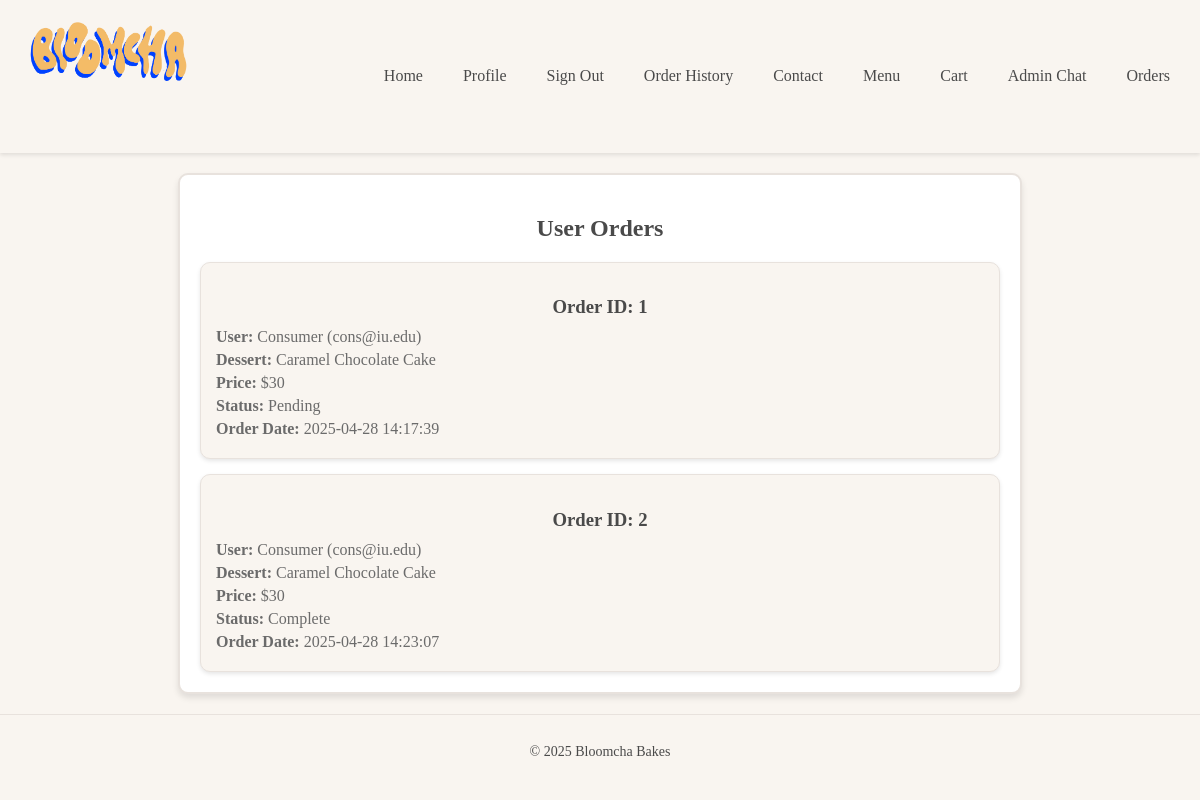
The app's page /admin/orders (signed in) with its own data.
### CreateDatabase.py (models this page shows)
class Order(Base):
    __tablename__ = 'Orders'
    order_id = Column(Integer, primary_key=True)  # Remove autoincrement to allow manual assignment
    user_id = Column(Integer, ForeignKey('Users.user_id'))
    dessert_id = Column(Integer, ForeignKey('Dessert.dessert_id'))
    order_date = Column(String, nullable=False)
    status = Column(String, nullable=False)
    user = relationship("User", back_populates="orders")
    dessert = relationship("Dessert")
    order_details = relationship("OrderDetails", back_populates="order", cascade="all, delete-orphan")

class User(Base):
    __tablename__ = 'Users'
    user_id = Column(Integer, primary_key=True, autoincrement=True)
    username = Column(String, nullable=False, unique=True)
    name = Column(String, nullable=False)
    email = Column(String, nullable=False, unique=True)
    password = Column(String, nullable=False)
    profile_image = Column(String)  # Path or URL to the profile picture
    location = Column(String)
    role = Column(String, nullable=False, default="Buyer")  # Role: "Administrator" or "Buyer"
    desserts = relationship("Dessert", back_populates="user")
    messages_sent = relationship("Message", foreign_keys="Message.sender_id", back_populates="sender")
    messages_received = relationship("Message", foreign_keys="Message.receiver_id", back_populates="receiver")
    reviews = relationship("Review", foreign_keys="Review.user_id", back_populates="user")
    orders = relationship("Order", back_populates="user")

class Dessert(Base):
    __tablename__ = 'Dessert'
    dessert_id = Column(Integer, primary_key=True, autoincrement=True)
    user_id = Column(Integer, ForeignKey('Users.user_id'))
    Name = Column(String, nullable=False)
    Type = Column(Enum(DessertType), nullable=False)  # Use Enum for predefined types
    Price = Column(String, nullable=False)
    availability = Column(String, nullable=False)
    dessert_image = Column(String)  # Path or URL to the dessert picture
    user = relationship("User", back_populates="desserts")

### app.py (the view)
@app.route('/admin/orders', methods=['GET'])
def admin_orders():
    if session.get('role') != 'Administrator':  # Check if the user is an admin
        flash('Access denied.', 'error')
        return redirect(url_for('index'))
    orders = db_session.query(Order).join(User, Order.user_id == User.user_id).join(Dessert, Order.dessert_id == Dessert.dessert_id).all()
    return render_template('order.html', orders=orders)

### templates/order.html (shortened to what this page needs)
{% extends "base.html" %}
{% block content %}
<div class="order-container">
    <h2>User Orders</h2>
    <div class="order-list">
        {% for order in orders %}
            <div class="order-card">
                <h3>Order ID: {{ order.order_id }}</h3>
                <p><strong>User:</strong> {{ order.user.name }} ({{ order.user.email }})</p>
                <p><strong>Dessert:</strong> {{ order.dessert.Name }}</p>
                <p><strong>Price:</strong> ${{ order.dessert.Price }}</p>
                <p><strong>Status:</strong> {{ order.status }}</p>
                <p><strong>Order Date:</strong> {{ order.order_date }}</p>
            </div>
        {% endfor %}
    </div>
</div>
{% endblock %}

### static/css/style.css (style rules this page uses)
body { font-family: 'Noto Serif JP', serif; margin: 0; padding: 0; background-color: #f9f5f0; color: #4a4a4a; }
h2, h3 { text-align: center; color: #4a4a4a; font-weight: 600; }
.order-container { display: flex; flex-direction: column; align-items: center; justify-content: center; margin: 20px auto; padding: 20px; max-width: 800px; background-color: #fff; border: 2px solid #e8e2dd; border-radius: 10px; box-shadow: 0 4px 6px rgba(0, 0, 0, 0.1); }
.order-container h2 { margin-bottom: 20px; color: #4a4a4a; font-weight: 600; text-align: center; }
.order-list { display: flex; flex-direction: column; gap: 15px; width: 100%; }
.order-card { padding: 15px; border: 1px solid #e8e2dd; border-radius: 10px; background-color: #f9f5f0; box-shadow: 0 2px 4px rgba(0, 0, 0, 0.1); }
.order-card h3 { margin-bottom: 10px; color: #4a4a4a; font-weight: 600; }
.order-card p { margin: 5px 0; color: #6b6b6b; }
.order-card h3, .order-card h4 { margin-bottom: 10px; color: #4a4a4a; font-weight: 600; }
.order-card p, .order-card ul { margin: 5px 0; color: #6b6b6b; }

### records on screen
Order: order_id "1", user.name "Consumer", user.email "cons@iu.edu", dessert.Name "Caramel Chocolate Cake", dessert.Price "30", status "Pending", order_date "2025-04-28 14:17:39"
Order: order_id "2", user.name "Consumer", user.email "cons@iu.edu", dessert.Name "Caramel Chocolate Cake", dessert.Price "30", status "Complete", order_date "2025-04-28 14:23:07"
